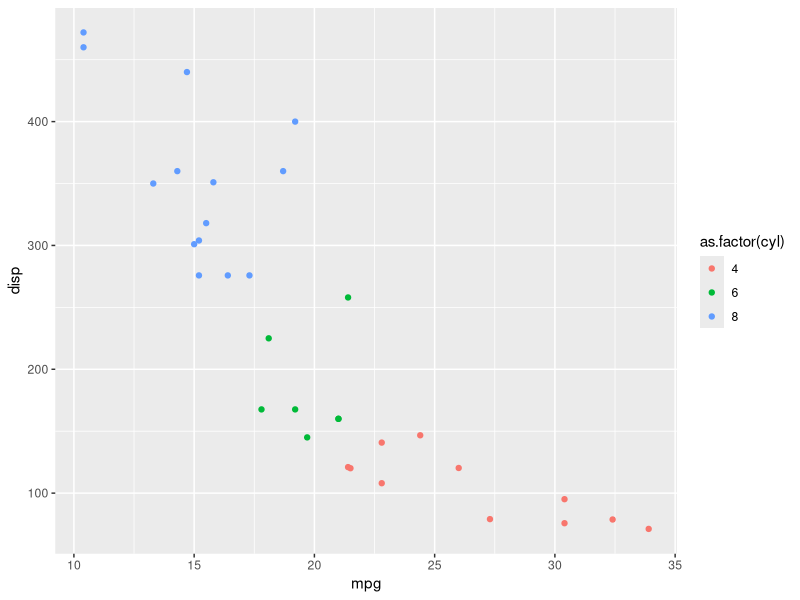

This chart was generated by the following R code:
## ---- chunk 1
knitr::opts_chunk$set(echo = TRUE)
## ---- chunk 2
summary(cars)
## ---- chunk 3
head(cars)
## ---- chunk 4
library(ggplot2)
ggplot(mtcars, aes(mpg, disp, col = as.factor(cyl))) +
    geom_point()
## ---- chunk 5
## Run with caching enabled
Sys.time()
## ---- chunk 6

